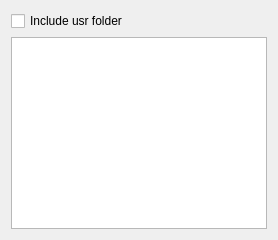
<?xml version="1.0" encoding="UTF-8"?>
<ui version="4.0">
  <class>UsrTab</class>
  <widget class="QWidget" name="UsrTab">
    <property name="windowTitle"><string>usr</string></property>
    <layout class="QVBoxLayout" name="rootLayout">
      <item>
        <layout class="QHBoxLayout" name="topRow">
          <item>
            <widget class="QCheckBox" name="includedCheck">
              <property name="toolTip"><string>Include the usr folder in the RFH2 header</string></property>
              <property name="text"><string>Include usr folder</string></property>
            </widget>
          </item>
          <item>
            <spacer name="topHSpacer">
              <property name="orientation"><enum>Qt::Horizontal</enum></property>
              <property name="sizeHint" stdset="0">
                <size><width>40</width><height>20</height></size>
              </property>
            </spacer>
          </item>
        </layout>
      </item>
      <item>
        <widget class="QPlainTextEdit" name="xmlEdit">
          <property name="toolTip"><string>XML content of the usr user-defined folder</string></property>
        </widget>
      </item>
    </layout>
  </widget>
</ui>
